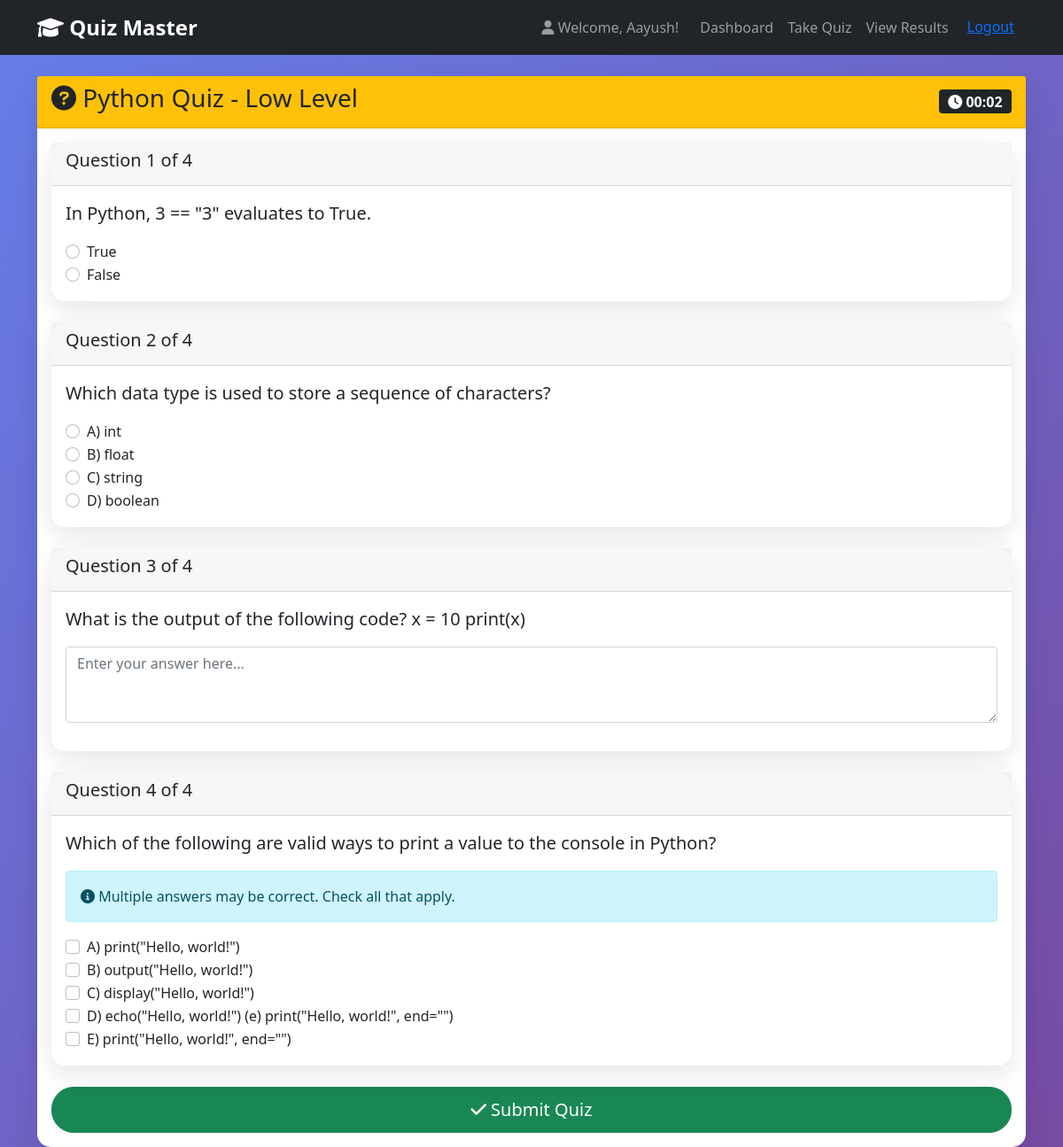
Page /quiz/take/14/ (signed in) on the committed database.
### quiz_app/models.py (models this page shows, shortened)
class QuizUser(models.Model):
    user = models.OneToOneField(User, on_delete=models.CASCADE)
    name = models.CharField(max_length=100)
    created_at = models.DateTimeField(auto_now_add=True)

class QuizSession(models.Model):
    user = models.ForeignKey(QuizUser, on_delete=models.CASCADE)
    language = models.CharField(max_length=20)
    difficulty = models.CharField(max_length=10)
    start_time = models.DateTimeField(auto_now_add=True)
    questions = models.TextField()  # JSON string of question IDs

class Question(models.Model):
    LANGUAGE_CHOICES = [
        ('Python', 'Python'),
        ('Java', 'Java'),
        ('JavaScript', 'JavaScript'),
        ('SQL', 'SQL'),
        ('C++', 'C++'),
    ]
    DIFFICULTY_CHOICES = [
        ('Low', 'Low'),
        ('Medium', 'Medium'),
        ('High', 'High'),
    ]
    QUESTION_TYPES = [
        ('boolean', 'True/False'),
        ('single_choice', 'Single Choice (4 options)'),
        ('multiple_choice', 'Multiple Choice'),
        ('text', 'Text Answer'),
    ]
    language = models.CharField(max_length=20, choices=LANGUAGE_CHOICES)
    difficulty = models.CharField(max_length=10, choices=DIFFICULTY_CHOICES)
    question_type = models.CharField(max_length=20, choices=QUESTION_TYPES)
    question_text = models.TextField()
    option_a = models.CharField(max_length=200, blank=True)
    option_b = models.CharField(max_length=200, blank=True)
    option_c = models.CharField(max_length=200, blank=True)
    option_d = models.CharField(max_length=200, blank=True)
    option_e = models.CharField(max_length=200, blank=True)
    correct_answer = models.TextField(null=True, blank=True)  # For text answers or comma-separated for multiple choice
    correct_boolean = models.BooleanField(null=True, blank=True)  # For boolean questions
    created_at = models.DateTimeField(auto_now_add=True)

### quiz_app/views.py (the view)
# urls.py: path('quiz/take/<int:session_id>/', views.take_quiz_view, name='take_quiz'),
@login_required
def take_quiz_view(request, session_id):
    session = get_object_or_404(QuizSession, id=session_id, user__user=request.user)
    question_ids = json.loads(session.questions)
    questions = Question.objects.filter(id__in=question_ids)
    if request.method == 'POST':
        form = QuizAnswerForm(questions, request.POST)
        if form.is_valid():
            score = 0
            results = []
            for question in questions:
                field_name = f'question_{question.id}'
                user_answer = form.cleaned_data.get(field_name)
                correct = False
                if question.question_type == 'boolean':
                    if user_answer is not None and user_answer != '':
                        correct = (user_answer == str(question.correct_boolean))
                    else:
                        correct = False
                elif question.question_type == 'single_choice':
                    correct = user_answer == question.correct_answer
                elif question.question_type == 'multiple_choice':
                    if user_answer:
                        if isinstance(user_answer, str):
                            user_answer_set = set([user_answer])
                        else:
                            user_answer_set = set(user_answer)
                        correct_answer_set = set(ans.strip() for ans in question.correct_answer.split(',') if ans.strip())
                        correct = user_answer_set == correct_answer_set
                    else:
                        correct = False
                elif question.question_type == 'text':
                    if user_answer and question.correct_answer:
                        correct = user_answer.strip().lower() == question.correct_answer.strip().lower()
                if correct:
                    score += 1
                results.append({
                    'question_id': question.id,
                    'question_text': question.question_text,
                    'question_type': question.question_type,
                    'correct_answer': question.correct_answer,
                    'correct_boolean': question.correct_boolean,
                    'user_answer': user_answer,
                    'correct': correct
                })
            time_taken = timezone.now() - session.start_time
            quiz_user = get_object_or_404(QuizUser, user=request.user)
            result = QuizResult.objects.create(
                user=quiz_user,
                language=session.language,
                difficulty=session.difficulty,
                score=score,
                total_time=time_taken
            )
            session.delete()
            request.session['quiz_review'] = results
            return redirect('quiz_result', result_id=result.id)
    else:
        form = QuizAnswerForm(questions)
    return render(request, 'quiz_app/take_quiz.html', {
        'form': form,
        'questions': questions,
        'session': session
    })

### templates/quiz_app/take_quiz.html (shortened to what this page needs)
{% extends 'base.html' %}
{% block content %}
<div class="row">
    <div class="col-12">
        <div class="card">
            <div class="card-header bg-warning text-dark">
                <div class="d-flex justify-content-between align-items-center">
                    <h3><i class="fas fa-question-circle"></i> {{ session.language }} Quiz - {{ session.difficulty }} Level</h3>
                    <div id="timer" class="badge bg-dark fs-6">
                        <i class="fas fa-clock"></i> <span id="time-display">00:00</span>
                    </div>
                </div>
            </div>
            <div class="card-body">
                <form method="post" id="quiz-form">
                    {% for question in questions %}
                    <div class="card mb-4">
                        <div class="card-header">
                            <h5>Question {{ forloop.counter }} of {{ questions|length }}</h5>
                        </div>
                        <div class="card-body">
                            <p class="lead">{{ question.question_text }}</p>
                            {% if question.question_type == 'boolean' %}
                                <div class="form-check">
                                    <input class="form-check-input" type="radio" name="question_{{ question.id }}" value="True" id="q{{ question.id }}_true">
                                    <label class="form-check-label" for="q{{ question.id }}_true">True</label>
                                </div>
                                <div class="form-check">
                                    <input class="form-check-input" type="radio" name="question_{{ question.id }}" value="False" id="q{{ question.id }}_false">
                                    <label class="form-check-label" for="q{{ question.id }}_false">False</label>
                                </div>
                            {% elif question.question_type == 'single_choice' %}
                                <div class="options">
                                    {% if question.option_a %}
                                        <div class="form-check">
                                            <input class="form-check-input" type="radio" name="question_{{ question.id }}" value="A" id="q{{ question.id }}_a">
                                            <label class="form-check-label" for="q{{ question.id }}_a">
                                                A) {{ question.option_a }}
                                            </label>
                                        </div>
                                    {% endif %}
                                    {% if question.option_b %}
                                        <div class="form-check">
                                            <input class="form-check-input" type="radio" name="question_{{ question.id }}" value="B" id="q{{ question.id }}_b">
                                            <label class="form-check-label" for="q{{ question.id }}_b">
                                                B) {{ question.option_b }}
                                            </label>
                                        </div>
                                    {% endif %}
                                    {% if question.option_c %}
                                        <div class="form-check">
                                            <input class="form-check-input" type="radio" name="question_{{ question.id }}" value="C" id="q{{ question.id }}_c">
                                            <label class="form-check-label" for="q{{ question.id }}_c">
                                                C) {{ question.option_c }}
                                            </label>
                                        </div>
                                    {% endif %}
                                    {% if question.option_d %}
                                        <div class="form-check">
                                            <input class="form-check-input" type="radio" name="question_{{ question.id }}" value="D" id="q{{ question.id }}_d">
                                            <label class="form-check-label" for="q{{ question.id }}_d">
                                                D) {{ question.option_d }}
                                            </label>
                                        </div>
                                    {% endif %}
                                </div>
                            {% elif question.question_type == 'multiple_choice' %}
                                <div class="alert alert-info">
                                    <i class="fas fa-info-circle"></i> Multiple answers may be correct. Check all that apply.
                                </div>
                                <div class="options">
                                    {% if question.option_a %}
                                        <div class="form-check">
                                            <input class="form-check-input" type="checkbox" name="question_{{ question.id }}" value="A" id="q{{ question.id }}_a">
                                            <label class="form-check-label" for="q{{ question.id }}_a">
                                                A) {{ question.option_a }}
                                            </label>
                                        </div>
                                    {% endif %}
                                    {% if question.option_b %}
                                        <div class="form-check">
                                            <input class="form-check-input" type="checkbox" name="question_{{ question.id }}" value="B" id="q{{ question.id }}_b">
                                            <label class="form-check-label" for="q{{ question.id }}_b">
                                                B) {{ question.option_b }}
                                            </label>
                                        </div>
                                    {% endif %}
                                    {% if question.option_c %}
                                        <div class="form-check">
                                            <input class="form-check-input" type="checkbox" name="question_{{ question.id }}" value="C" id="q{{ question.id }}_c">
                                            <label class="form-check-label" for="q{{ question.id }}_c">
                                                C) {{ question.option_c }}
                                            </label>
                                        </div>
                                    {% endif %}
                                    {% if question.option_d %}
                                        <div class="form-check">
                                            <input class="form-check-input" type="checkbox" name="question_{{ question.id }}" value="D" id="q{{ question.id }}_d">
                                            <label class="form-check-label" for="q{{ question.id }}_d">
                                                D) {{ question.option_d }}
                                            </label>
                                        </div>
                                    {% endif %}
                                    {% if question.option_e %}
                                        <div class="form-check">
                                            <input class="form-check-input" type="checkbox" name="question_{{ question.id }}" value="E" id="q{{ question.id }}_e">
                                            <label class="form-check-label" for="q{{ question.id }}_e">
                                                E) {{ question.option_e }}
                                            </label>
                                        </div>
                                    {% endif %}
                                </div>
                            {% elif question.question_type == 'text' %}
                                <div class="mb-3">
                                    <textarea class="form-control" name="question_{{ question.id }}" rows="3" placeholder="Enter your answer here..."></textarea>
                                </div>
                            {% endif %}
                        </div>
                    </div>
                    {% endfor %}
                    <div class="d-grid gap-2">
                        <button type="submit" class="btn btn-success btn-lg btn-custom" onclick="return confirm('Are you sure you want to submit your quiz?')">
                            <i class="fas fa-check"></i> Submit Quiz
                        </button>
                    </div>
                </form>
            </div>
        </div>
    </div>
</div>
{% endblock %}

### templates/base.html (shortened to what this page needs)
<!DOCTYPE html>
<html lang="en">
<head>
    <link href="https://cdn.jsdelivr.net/npm/bootstrap@5.1.3/dist/css/bootstrap.min.css" rel="stylesheet">
    <link href="https://cdn.datatables.net/1.11.5/css/dataTables.bootstrap5.min.css" rel="stylesheet">
    <link href="https://cdnjs.cloudflare.com/ajax/libs/font-awesome/6.0.0/css/all.min.css" rel="stylesheet">
</head>
<body>
    <nav class="navbar navbar-expand-lg navbar-dark bg-dark">
        <div class="container">
            <a class="navbar-brand" href="{% url 'dashboard' %}">
                <i class="fas fa-graduation-cap"></i> Quiz Master
            </a>
            {% if user.is_authenticated %}
            <div class="navbar-nav ms-auto">
                <span class="navbar-text me-3">
                    <i class="fas fa-user"></i> Welcome, {{ user.quizuser.name }}!
                </span>
                <a class="nav-link" href="{% url 'dashboard' %}">Dashboard</a>
                <a class="nav-link" href="{% url 'quiz_selection' %}">Take Quiz</a>
                <a class="nav-link" href="{% url 'results_table' %}">View Results</a>
                <form action="{% url 'logout' %}" method="post" style="display:inline;">
                    <button type="submit" class="btn btn-link">Logout</button>
                </form>
            </div>
            {% endif %}
        </div>
    </nav>
    <div class="container mt-4">
        {% block content %}
        {% endblock %}
    </div>
</body>
</html>

### templates/base.html (style rules this page uses)
body { background: linear-gradient(135deg, #667eea 0%, #764ba2 100%); min-height: 100vh; }
.card { box-shadow: 0 10px 30px rgba(0,0,0,0.1); border: none; border-radius: 15px; }
.navbar-brand { font-weight: bold; font-size: 1.5rem; }
.btn-custom { border-radius: 25px; padding: 10px 30px; }

### rows in the picture
QuizSession: language "Python", difficulty "Low"
Question: questions "4", question_text "In Python, 3 == \"3\" evaluates to True."
Question: questions "4", question_text "Which data type is used to store a sequence of characters?", option_a "int", option_b "float", option_c "string", option_d "boolean"
Question: questions "4", question_text "What is the output of the following code? x = 10 print(x)", id "Enter your answer here..."
Question: questions "4", question_text "Which of the following are valid ways to print a value to the console in Python?", option_a "print(\"Hello, world!\")", option_b "output(\"Hello, world!\")", option_c "display(\"Hello, world!\")", option_d "echo(\"Hello, world!\") (e) print(\"Hello, world!\", end=\"\")", option_e "print(\"Hello, world!\", end=\"\")"

### other values in the picture
{{ user.quizuser.name }} "Aayush"
